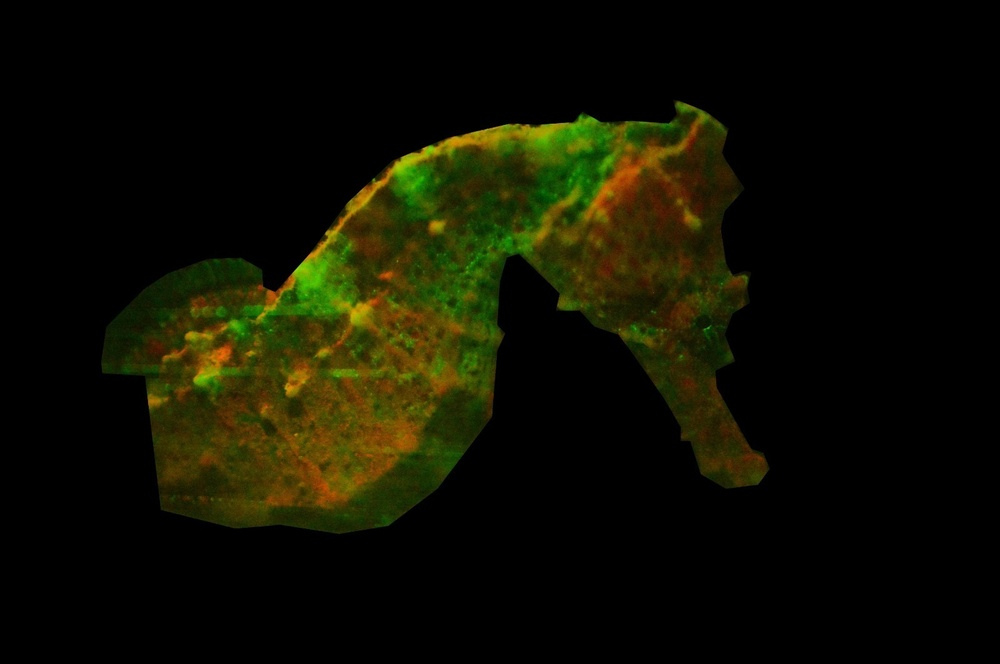
#> input picture data/img/imagem4.jpg, 1000 x 664 px, shrunk from 1600 x 1063 before the run, found by its file name; the run also reads 1 picture not shown here
$ jupyter execute --allow-errors cavalosmarinhos.ipynb
#> lines starting #> are read from the running program, lines starting #| are printed output that depends on the picture; after the words box and inside, x2 and y2 are one past the last pixel; in counts of white or black regions, pixels touching at a corner belong together
# Importando as bibliotecas

[cell 1]
# Instalar Jupyter Notebook
#!pip install opencv-python numpy matplotlib
import cv2
import numpy as np
from matplotlib import pyplot as plt
# from rembg import remove

# Desenvolvendo e testando as funções usada para análise

[cell 2]
image_path = r"C:\Users\piato\OneDrive\Documentos\repos\cavalos_marinhos\img\imagem4.jpg" # Lendo o caminho do arquivo
image = cv2.cvtColor(cv2.imread(image_path), cv2.COLOR_BGR2RGB)
# image = cv2.cvtColor(remove(cv2.imread(image_path)), cv2.COLOR_BGR2RGB)

plt.figure(figsize=(16,10))
plt.subplot(1,2,1)
plt.imshow(image)
# plt.subplot(1,2,2)
# plt.imshow(cv2.cvtColor(cv2.imread(image_path), cv2.COLOR_BGR2RGB))

[cell 3]
# Definindo os limites inferiores (mais escuros) e superiores (mais claros) de verde (110,172,3)
lower_green = np.array([0, 100, 0])
upper_green = np.array([100, 255, 100])

# Definindo os limites inferiores (mais escuros) e superiores (mais claros) de vermelho (limites de acordo com o arquivo)
lower_red = np.array([100,0,0])
upper_red = np.array([255,100,100])

# Definindo os limites inferiores (mais escuros) e superiores (mais claros) de vermelho (limites de acordo com o arquivo)
lower_red_excel = np.array([68,22,0])
upper_red_excel = np.array([255,106,28])

[cell 4]
# Criando as máscaras que serão usadas para leitura das imagens
mask_black = cv2.inRange(image, np.array([0, 0, 0]), np.array([0, 0, 0]))
#> mask_black: shape (664, 1000); 73.1% white; 83 black regions (77 under 20 px), largest, box (x1, y1, x2, y2) and area: (96, 95, 776, 545) 177838, (726, 112, 736, 122) 48, (582, 330, 596, 336) 38, (470, 460, 478, 464) 25, (408, 520, 416, 528) 24, (528, 280, 536, 288) 22
mask_green = cv2.inRange(image, lower_green, upper_green)
#> mask_green: shape (664, 1000); 1.5% white; 177 white regions (142 under 20 px), largest, box (x1, y1, x2, y2) and area: (250, 241, 356, 324) 2711, (523, 115, 616, 166) 1984, (393, 163, 430, 205) 959
mask_red = cv2.inRange(image, lower_red, upper_red)
#> mask_red: shape (664, 1000); 2.2% white; 245 white regions (194 under 20 px), largest, box (x1, y1, x2, y2) and area: (342, 377, 422, 491) 3262, (280, 427, 351, 507) 2534, (583, 118, 702, 223) 2308
mask_red_excel = cv2.inRange(image, lower_red_excel, upper_red_excel)
#> mask_red_excel: shape (664, 1000); 7% white; 335 white regions (277 under 20 px), largest, box (x1, y1, x2, y2) and area: (213, 286, 476, 516) 27003, (528, 110, 711, 251) 7248, (161, 322, 265, 385) 2242

$$ Percentual\;de\;verde = \frac{Pixels\;verdes}{Pixels\;totais\;-\;Pixels\;pretos} $$

<br>

$$ Percentual\;de\;vermelhos = \frac{Pixels\;vermelhos}{Pixels\;totais\;-\;Pixels\;pretos} $$

<br>

$$ Percentual\;de\;vermelhos(Excel) = \frac{Pixels\;vermelhos(Excel)}{Pixels\;totais\;-\;Pixels\;pretos} $$

[cell 5]
# Calculando o total de pixels da imagem
total_pixels = image.shape[0] * image.shape[1]

# Calculando o total de pixels pretos da imagem
black_pixels = cv2.countNonZero(mask_black)
#> black_pixels = 485545

# Calculando o total de pixels verdes da imagem
green_pixels = cv2.countNonZero(mask_green)
#> green_pixels = 9798

# Calculando o total de pixels vermelhos da imagem
red_pixels = cv2.countNonZero(mask_red)
#> red_pixels = 14900

# Calculando o total de pixels vermelhos da imagem (Excel)
red_pixels_excel = cv2.countNonZero(mask_red_excel)
#> red_pixels_excel = 46586

# Calculando o percentual de pixels pretos da imagem
black_percentage = (black_pixels / total_pixels ) * 100
#> black_percentage = 73.12

# Calculando o percentual de pixels verdes da imagem
green_percentage = (green_pixels / (total_pixels - black_pixels)) * 100
#> green_percentage = 5.49

# Calculando o percentual de pixels vermelhos da imagem
red_percentage = (red_pixels / (total_pixels - black_pixels)) * 100
#> red_percentage = 8.35

# Calculando o percentual de pixels vermelhos da imagem (Excel)
red_percentage_excel = (red_pixels_excel / (total_pixels - black_pixels)) * 100
#> red_percentage_excel = 26.11

[cell 6]
print(f"O percentual de pixels pretos na imagem é de {round(black_percentage, 2)}%")
#| O percentual de pixels pretos na imagem é de 73.12%
print(f"O percentual de pixels verdes na imagem é de {round(green_percentage, 2)}%")
#| O percentual de pixels verdes na imagem é de 5.49%
print(f"O percentual de pixels vermelhos na imagem é de {round(red_percentage, 2)}%")
#| O percentual de pixels vermelhos na imagem é de 8.35%
print(f"O percentual de pixels vermelhos (Excel) na imagem é de {round(red_percentage_excel, 2)}%")
#| O percentual de pixels vermelhos (Excel) na imagem é de 26.11%

[cell 7]
# Definindo o tamanho da plotagem das imagens
plt.figure(figsize=(16, 6));

# Plotando a imagem em si
plt.subplot(2, 3, 1);
plt.imshow(cv2.cvtColor(cv2.imread(image_path), cv2.COLOR_BGR2RGB));
plt.title('Original Image');
plt.axis('off');

# Plotando a imagem tratada
plt.subplot(2, 3, 2);
plt.imshow(image);
plt.title('Treated Image');
plt.axis('off');

# Plotando a máscara de preta
plt.subplot(2, 3, 3);
plt.imshow(mask_black, cmap='gray');
plt.title('Black mask');
plt.axis('off');

# Plotando a máscara de verde
plt.subplot(2, 3, 4);
plt.imshow(mask_green, cmap='gray');
plt.title('Green Mask');
plt.axis('off');

# Plotando a máscara de vermelho
plt.subplot(2, 3, 5);
plt.imshow(mask_red, cmap='gray');
plt.title('Red Mask');
plt.axis('off');

# Plotando a máscara de vermelho (Excel)
plt.subplot(2, 3, 6);
plt.imshow(mask_red_excel, cmap='gray');
plt.title('Red Mask (Excel)');
plt.axis('off');

# Definindo uma função que automatize o processo

[cell 8]
def calculate_color_percentage(image_path):
    image = cv2.cvtColor(cv2.imread(image_path), cv2.COLOR_BGR2RGB)
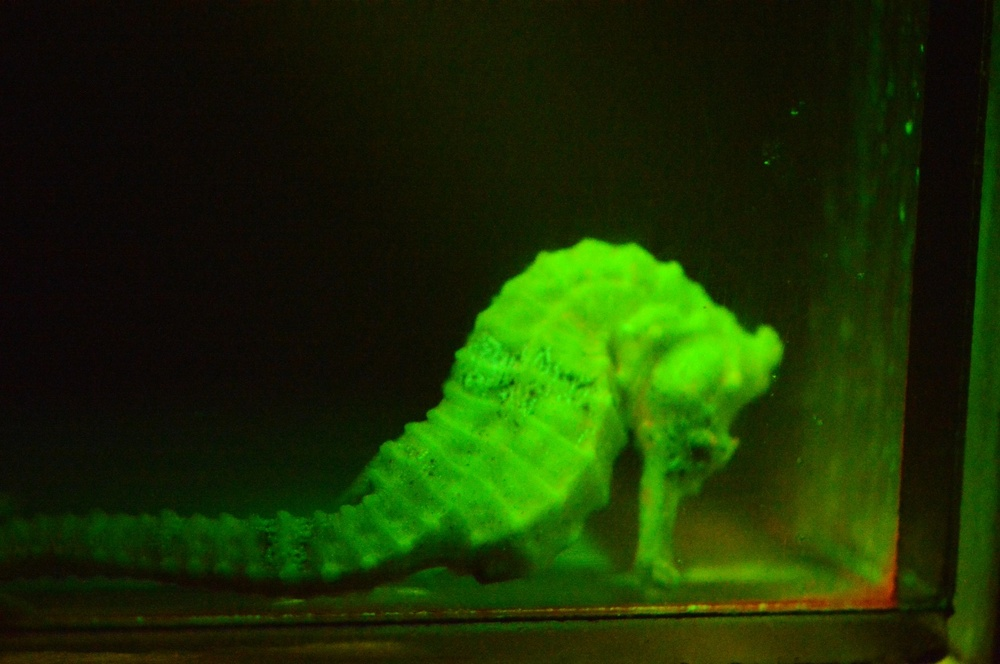
#> input picture data/img/imagem1_full.jpg, 1000 x 664 px, shrunk from 1600 x 1063 before the run, found by its file name
    # image = cv2.cvtColor(remove(cv2.imread(image_path)), cv2.COLOR_BGR2RGB)

    if image is None:
        raise ValueError("Unable to read the image file. Please check the file path.")

    # Defini o range de verde em RGB
    lower_green = np.array([0, 100, 0])
    upper_green = np.array([100, 255, 100])

    # Defini o range de vermelho em RGB
    lower_red = np.array([100, 0, 0])
    upper_red = np.array([255, 100, 100])

    # Defini o range de vermelho em RGB (Excel)
    lower_red_excel = np.array([68,22,0])
    upper_red_excel = np.array([255,106,28])

    # Apliquei os filtros para criar máscaras das cores desejadas
    mask_black = cv2.inRange(image, np.array([0, 0, 0]), np.array([0, 0, 0]))
#> mask_black: shape (664, 1000); every value is 0
    mask_green = cv2.inRange(image, lower_green, upper_green)
#> mask_green: shape (664, 1000); 13.1% white; 182 white regions (161 under 20 px), largest, box (x1, y1, x2, y2) and area: (318, 238, 854, 598) 82655, (836, 506, 896, 584) 2426, (281, 512, 310, 537) 339
    mask_red = cv2.inRange(image, lower_red, upper_red)
#> mask_red: shape (664, 1000); 0.42% white; 19 white regions (16 under 20 px), largest, box (x1, y1, x2, y2) and area: (698, 528, 898, 611) 2724, (612, 607, 632, 610) 32, (675, 605, 687, 611) 29
    mask_red_excel = cv2.inRange(image, lower_red_excel, upper_red_excel)
#> mask_red_excel: shape (664, 1000); 1.6% white; 268 white regions (253 under 20 px), largest, box (x1, y1, x2, y2) and area: (578, 516, 899, 615) 4958, (679, 522, 764, 565) 2033, (679, 628, 751, 664) 1124

    # Calculei o percentual da imagem que contém cada uma das cores definidas
    total_pixels = image.shape[0] * image.shape[1]
    black_pixels = cv2.countNonZero(mask_black)
#> black_pixels = 0
    green_pixels = cv2.countNonZero(mask_green)
#> green_pixels = 86970
    red_pixels = cv2.countNonZero(mask_red)
#> red_pixels = 2817
    red_pixels_excel = cv2.countNonZero(mask_red_excel)
#> red_pixels_excel = 10322
    black_percentage = (black_pixels / total_pixels ) * 100
#> black_percentage = 0
    green_percentage = (green_pixels / (total_pixels - black_pixels)) * 100
#> green_percentage = 13.1
    red_percentage = (red_pixels / (total_pixels - black_pixels)) * 100
#> red_percentage = 0.424
    red_percentage_excel = (red_pixels_excel / (total_pixels - black_pixels)) * 100
#> red_percentage_excel = 1.55

    plt.figure(figsize=(10, 5));

    plt.subplot(2, 3, 1);
    plt.imshow(cv2.cvtColor(cv2.imread(image_path), cv2.COLOR_BGR2RGB));
    plt.title('Original Image');
    plt.axis('off');

    plt.subplot(2, 3, 2);
    plt.imshow(image);
    plt.title('Treated Image');
    plt.axis('off');

    plt.subplot(2, 3, 3);
    plt.imshow(mask_black, cmap='gray');
    plt.title('Black mask');
    plt.axis('off');

    plt.subplot(2, 3, 4);
    plt.imshow(mask_green, cmap='gray');
    plt.title('Green Mask');
    plt.axis('off');

    plt.subplot(2, 3, 5);
    plt.imshow(mask_red, cmap='gray');
    plt.title('Red Mask');
    plt.axis('off');

    plt.subplot(2, 3, 6);
    plt.imshow(mask_red_excel, cmap='gray');
    plt.title('Red Mask (Excel)');
    plt.axis('off');

    print(f"O percentual de pixels pretos na imagem é de {round(black_percentage, 2)}%")
#| O percentual de pixels pretos na imagem é de 0.0%
    print(f"O percentual de pixels verdes na imagem é de {round(green_percentage, 2)}%")
#| O percentual de pixels verdes na imagem é de 13.1%
    print(f"O percentual de pixels vermelhos na imagem é de {round(red_percentage, 2)}%")
#| O percentual de pixels vermelhos na imagem é de 0.42%
    print(f"O percentual de pixels vermelhos (Excel) na imagem é de {round(red_percentage_excel, 2)}%")
#| O percentual de pixels vermelhos (Excel) na imagem é de 1.55%
    print("")

    # return green_percentage, red_percentage, red_percentage_excel

# Aplicando a função às imagens

## Imagem 1

[cell 9]
calculate_color_percentage(r'C:\Users\piato\OneDrive\Documentos\repos\cavalos_marinhos\img\imagem1_full.jpg')

## Imagem 2

[cell 10]
calculate_color_percentage(r'C:\Users\piato\OneDrive\Documentos\repos\cavalos_marinhos\img\imagem2_full.jpg')
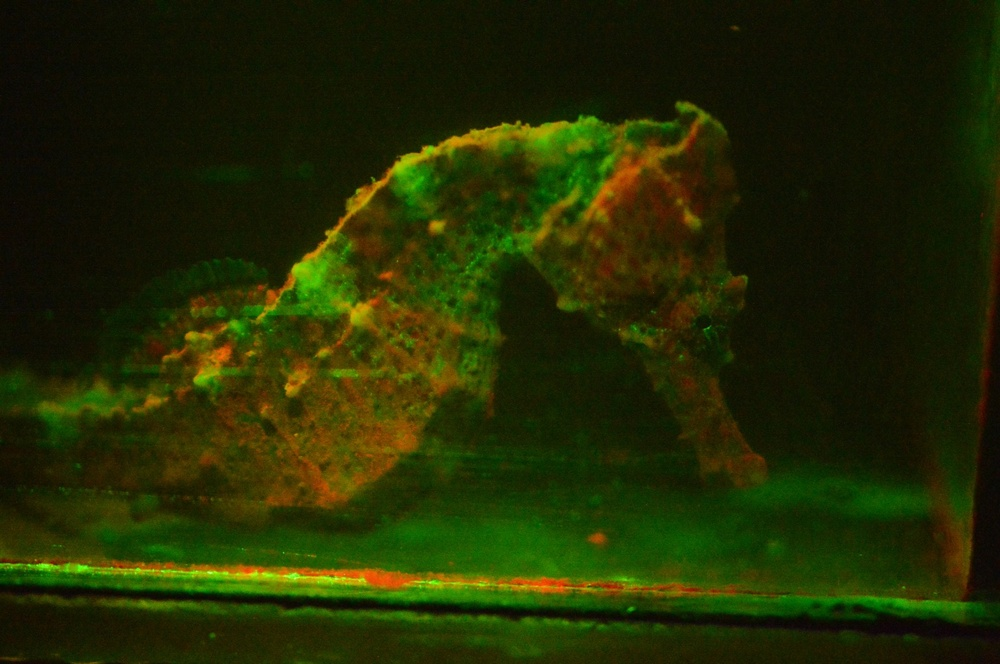
#> input picture data/img/imagem2_full.jpg, 1000 x 664 px, shrunk from 1600 x 1063 before the run, found by its file name
#> in calculate_color_percentage (call 2), `green_pixels = cv2.countNonZero(mask_green)`: green_pixels = 23636
#> in calculate_color_percentage (call 2), `red_pixels = cv2.countNonZero(mask_red)`: red_pixels = 18160
#> in calculate_color_percentage (call 2), `red_pixels_excel = cv2.countNonZero(mask_red_excel)`: red_pixels_excel = 55420
#> in calculate_color_percentage (call 2), `green_percentage = (green_pixels / (total_pixels - black_pixels)) * 100`: green_percentage = 3.56
#> in calculate_color_percentage (call 2), `red_percentage = (red_pixels / (total_pixels - black_pixels)) * 100`: red_percentage = 2.73
#> in calculate_color_percentage (call 2), `red_percentage_excel = (red_pixels_excel / (total_pixels - black_pixel..`: red_percentage_excel = 8.35
#| O percentual de pixels pretos na imagem é de 0.0%
#| O percentual de pixels verdes na imagem é de 3.56%
#| O percentual de pixels vermelhos na imagem é de 2.73%
#| O percentual de pixels vermelhos (Excel) na imagem é de 8.35%

## Imagem 3

[cell 11]
calculate_color_percentage(r'C:\Users\piato\OneDrive\Documentos\repos\cavalos_marinhos\img\imagem3_full.jpg')
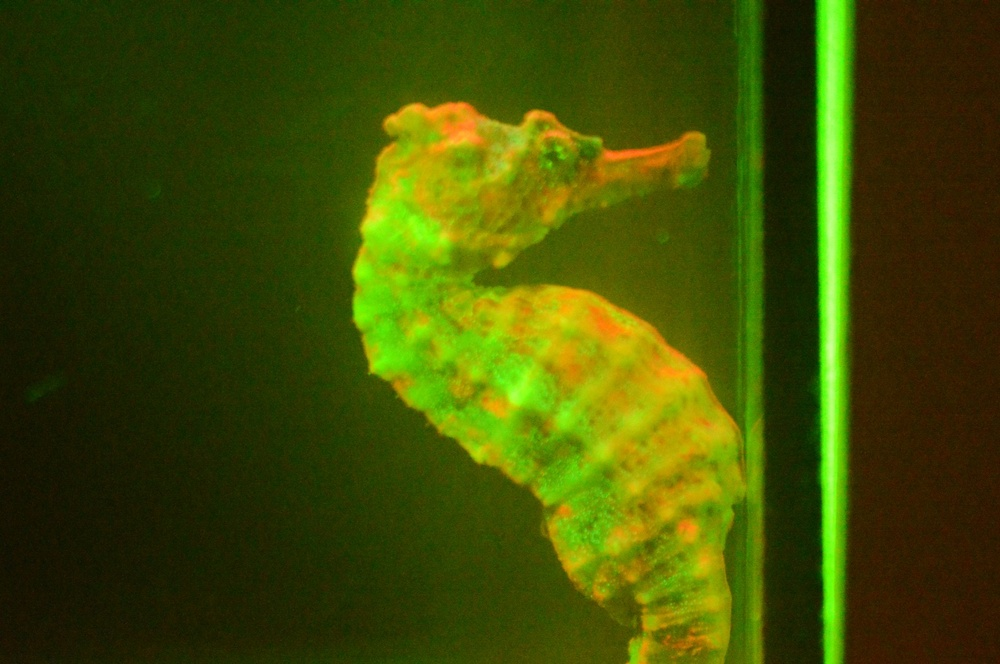
#> input picture data/img/imagem3_full.jpg, 1000 x 664 px, shrunk from 1600 x 1063 before the run, found by its file name
#> in calculate_color_percentage (call 3), `green_pixels = cv2.countNonZero(mask_green)`: green_pixels = 34510
#> in calculate_color_percentage (call 3), `red_pixels = cv2.countNonZero(mask_red)`: red_pixels = 1457
#> in calculate_color_percentage (call 3), `red_pixels_excel = cv2.countNonZero(mask_red_excel)`: red_pixels_excel = 36213
#> in calculate_color_percentage (call 3), `green_percentage = (green_pixels / (total_pixels - black_pixels)) * 100`: green_percentage = 5.2
#> in calculate_color_percentage (call 3), `red_percentage = (red_pixels / (total_pixels - black_pixels)) * 100`: red_percentage = 0.219
#> in calculate_color_percentage (call 3), `red_percentage_excel = (red_pixels_excel / (total_pixels - black_pixel..`: red_percentage_excel = 5.45
#| O percentual de pixels pretos na imagem é de 0.0%
#| O percentual de pixels verdes na imagem é de 5.2%
#| O percentual de pixels vermelhos na imagem é de 0.22%
#| O percentual de pixels vermelhos (Excel) na imagem é de 5.45%

## Imagem 4

[cell 12]
calculate_color_percentage(r'C:\Users\piato\OneDrive\Documentos\repos\cavalos_marinhos\img\imagem4.jpg')
#| O percentual de pixels pretos na imagem é de 73.12%
#| O percentual de pixels verdes na imagem é de 5.49%
#| O percentual de pixels vermelhos na imagem é de 8.35%
#| O percentual de pixels vermelhos (Excel) na imagem é de 26.11%

## Imagem 5

[cell 13]
calculate_color_percentage(r'C:\Users\piato\OneDrive\Documentos\repos\cavalos_marinhos\img\imagem5.jpg')
#| O percentual de pixels pretos na imagem é de 73.15%
#| O percentual de pixels verdes na imagem é de 12.82%
#| O percentual de pixels vermelhos na imagem é de 0.92%
#| O percentual de pixels vermelhos (Excel) na imagem é de 3.66%

## Imagem 6

[cell 14]
calculate_color_percentage(r'C:\Users\piato\OneDrive\Documentos\repos\cavalos_marinhos\img\imagem6.jpg')
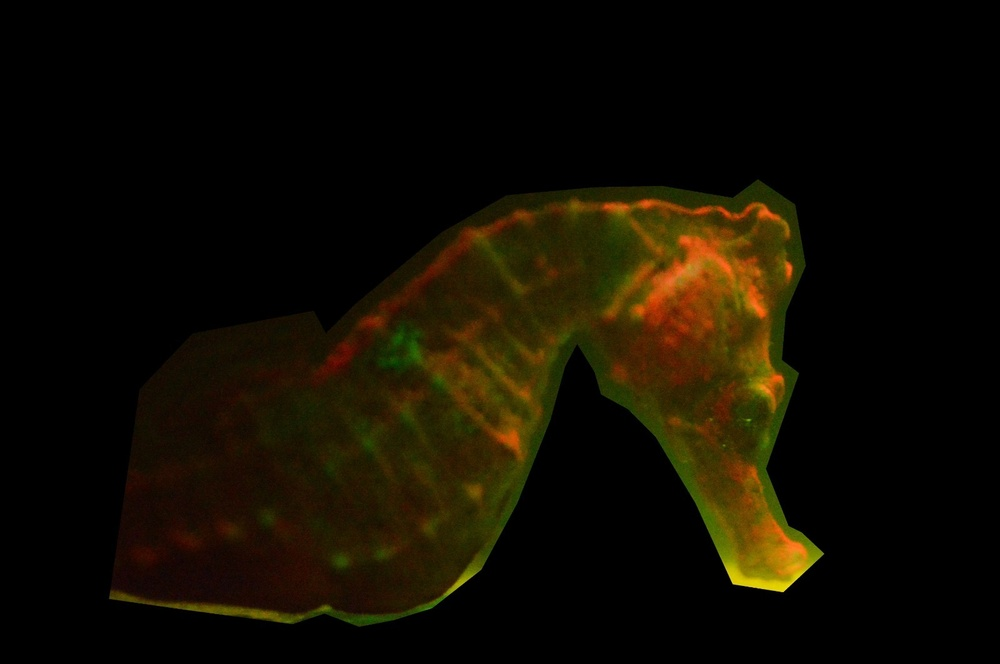
#> input picture data/img/imagem6.jpg, 1000 x 664 px, shrunk from 1600 x 1063 before the run, found by its file name
#> in calculate_color_percentage (call 6), `mask_red_excel = cv2.inRange(image, lower_red_excel, upper_red_excel)`:
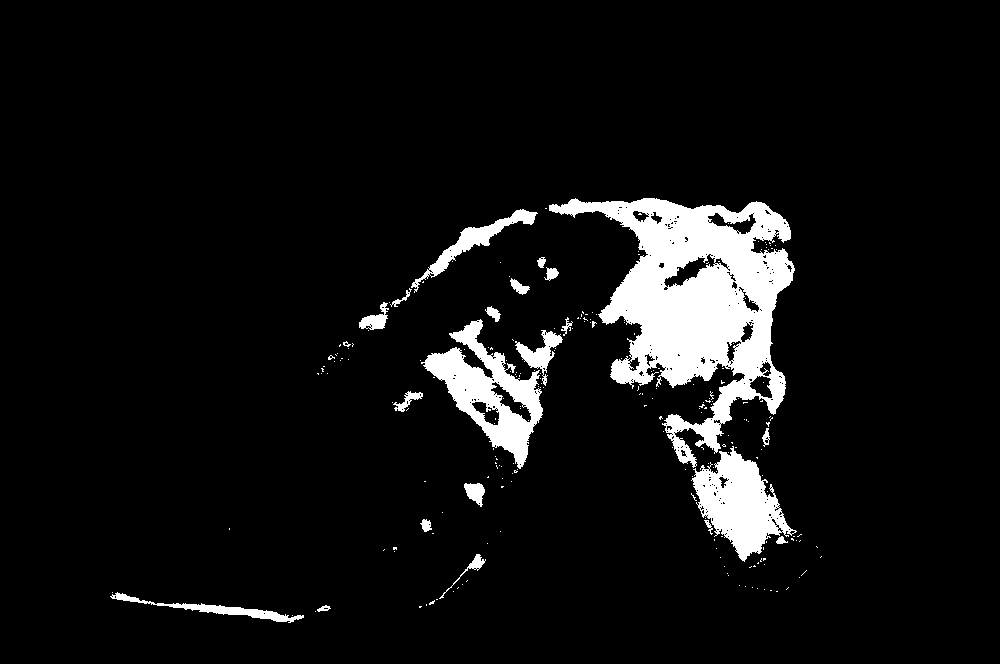
#> mask_red_excel: shape (664, 1000); 7.1% white; 230 white regions (208 under 20 px), largest, box (x1, y1, x2, y2) and area: (549, 198, 795, 468) 28171, (421, 319, 543, 469) 6655, (691, 446, 797, 562) 5880
#> in calculate_color_percentage (call 6), `black_pixels = cv2.countNonZero(mask_black)`: black_pixels = 448704
#> in calculate_color_percentage (call 6), `green_pixels = cv2.countNonZero(mask_green)`: green_pixels = 871
#> in calculate_color_percentage (call 6), `red_pixels = cv2.countNonZero(mask_red)`: red_pixels = 18600
#> in calculate_color_percentage (call 6), `red_pixels_excel = cv2.countNonZero(mask_red_excel)`: red_pixels_excel = 47024
#> in calculate_color_percentage (call 6), `black_percentage = (black_pixels / total_pixels ) * 100`: black_percentage = 67.58
#> in calculate_color_percentage (call 6), `green_percentage = (green_pixels / (total_pixels - black_pixels)) * 100`: green_percentage = 0.405
#> in calculate_color_percentage (call 6), `red_percentage = (red_pixels / (total_pixels - black_pixels)) * 100`: red_percentage = 8.64
#> in calculate_color_percentage (call 6), `red_percentage_excel = (red_pixels_excel / (total_pixels - black_pixel..`: red_percentage_excel = 21.84
#| O percentual de pixels pretos na imagem é de 67.58%
#| O percentual de pixels verdes na imagem é de 0.4%
#| O percentual de pixels vermelhos na imagem é de 8.64%
#| O percentual de pixels vermelhos (Excel) na imagem é de 21.84%

## Imagem 7

#> (a cell that did not finish here is left out)

# Iterando sobre todas as fotos de uma pasta e aplicando a análise em cada imagem

[cell 16]
import os

def process_images_in_folder(folder_path, calculate_color_percentage):
    results = []
    for filename in os.listdir(folder_path):
        if filename.endswith(".jpg") or filename.endswith(".png"):
            print(filename)
            image_path = os.path.join(folder_path, filename)
            result = calculate_color_percentage(image_path)
#| O percentual de pixels pretos na imagem é de 0.0%
#| O percentual de pixels verdes na imagem é de 13.1%
#| O percentual de pixels vermelhos na imagem é de 0.42%
#| O percentual de pixels vermelhos (Excel) na imagem é de 1.55%
